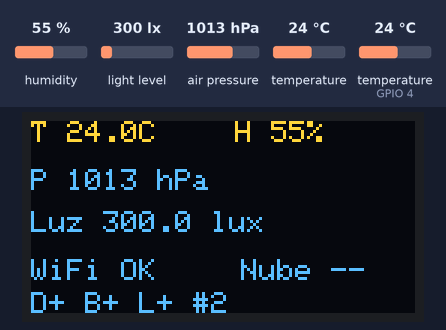
Recording of a sketch running on a simulated ESP32. On the bench: 128×64 one-colour display. Wiring (inferred from the names in the program): BMP280 pressure sensor at I2C address 0x76. The inputs (shaded band) are chosen by the test bench; at power-on: humidity 55 %, light level 300 lx, air pressure 1013 hPa, temperature (sensor on GPIO 4) 24 °C, temperature 24 °C. The OLED is the two-colour kind (top 16 rows yellow); WiFi joins after 1.5 s; servers stay silent unless stated; uploads are accepted with an empty reply; the local clock reads 2024-03-15 10:24:30 at power-on unless the sketch sets it; random numbers use the default seed unless the sketch sets one; what the sketch prints to the serial monitor is not drawn.

Above: at 6.8 s.
6.9 s: humidity set to 22 %
At 8.1 s:
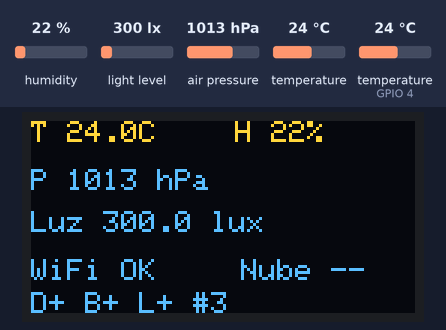
9.8 s: light level set to 40 lx
At 10.8 s:
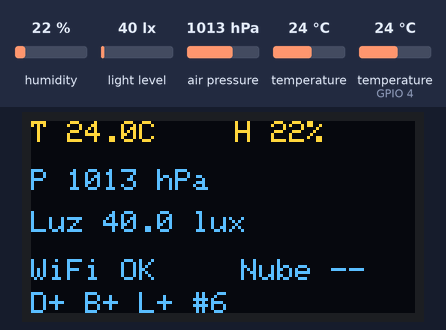
12.9 s: air pressure set to 952 hPa
At 14.3 s:
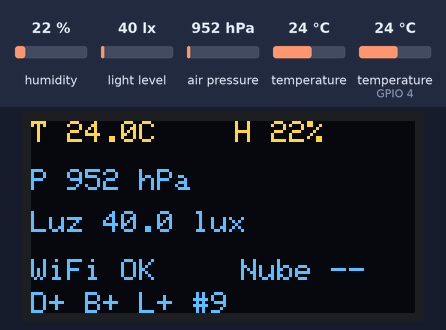
16.0 s: temperature (sensor on GPIO 4) set to 12 °C
At 18.4 s:
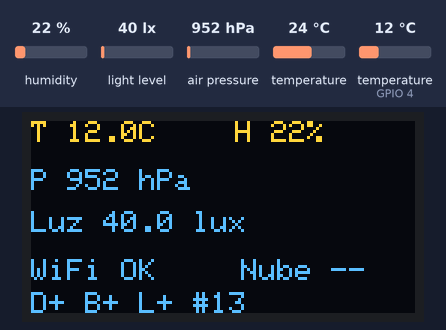
20.1 s: humidity set to 40 %
At 22.3 s:
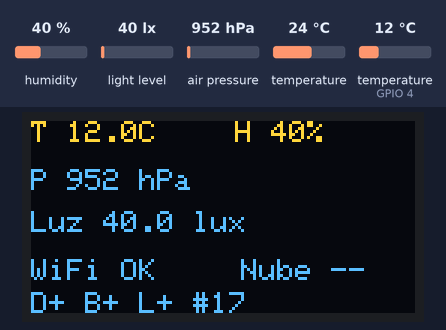
24.3 s: light level set to 500 lx
At 25.6 s:
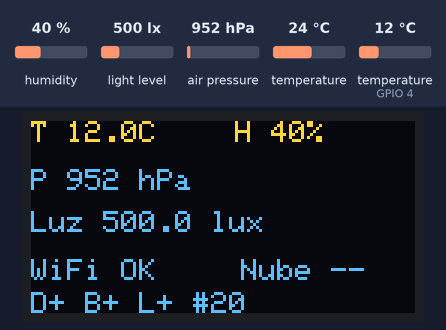
Timing chart, 0 to 27.3 s (numbered marks = the images above; inputs shaded):
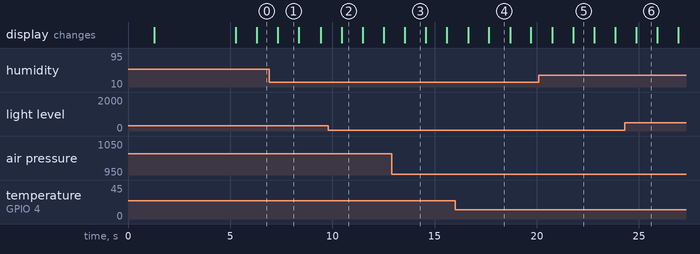

The sketch:

ESP32_Estacion_Meteorologica.ino
```cpp
/*
  Estacion meteorologica ESP32 con telemetria HTTPS.

  Hardware:
    - OLED SSD1306 128x64: SDA GPIO21, SCL GPIO22, direccion 0x3C/0x3D
    - BH1750: mismo bus I2C, direccion 0x23
    - BMP280: mismo bus I2C, direccion 0x76/0x77
    - DHT22: DATA GPIO4, resistencia pull-up de 10k a 3V3

  Antes de compilar:
    1. Editar secrets.h con Wi-Fi, URL y token.
    2. Instalar las librerias indicadas en README.md.
    3. Usar ESP32 Arduino Core 3.3.12 o posterior para validar HTTPS
       mediante el paquete de certificados integrado.
*/

#include <Arduino.h>
#include <Wire.h>
#include <WiFi.h>
#include <HTTPClient.h>
#include <NetworkClientSecure.h>
#include <ArduinoJson.h>
#include <Adafruit_GFX.h>
#include <Adafruit_SSD1306.h>
#include <Adafruit_BMP280.h>
#include <BH1750.h>
#include <DHT.h>
#include <esp_system.h>
#include <esp_sleep.h>
#include <time.h>

#include "secrets.h"

constexpr uint8_t PIN_SDA = 21;
constexpr uint8_t PIN_SCL = 22;
constexpr uint8_t PIN_DHT = 4;
constexpr uint8_t TIPO_DHT = DHT22;

constexpr int ANCHO_PANTALLA = 128;
constexpr int ALTO_PANTALLA = 64;
constexpr int PIN_RESET_OLED = -1;

constexpr uint32_t INTERVALO_LECTURA_MS = 1000;
constexpr uint32_t INTERVALO_ENVIO_MS = 2000;
constexpr uint32_t INTERVALO_REINTENTO_NUBE_MS = 2000;
constexpr uint32_t INTERVALO_REINTENTO_SENSOR_MS = 30000;
constexpr uint32_t INTERVALO_REINTENTO_WIFI_MS = 10000;
constexpr uint32_t TIMEOUT_WIFI_MS = 20000;
constexpr uint32_t TIMEOUT_HTTP_MS = 15000;

// Modo de energia:
//   0 = tiempo real: lee cada 1 s y envia cada 2 s (requiere alimentacion USB).
//   1 = bajo consumo: despierta, lee, envia una muestra y entra en Deep Sleep.
#define MODO_BAJO_CONSUMO 0
constexpr uint64_t MINUTOS_ENTRE_MUESTRAS = 5;
constexpr uint64_t MICROSEGUNDOS_POR_MINUTO = 60ULL * 1000000ULL;

constexpr uint8_t BH1750_MTREG_LUZ_INTENSA = 32;
constexpr uint8_t BH1750_MTREG_NORMAL = 69;
constexpr uint8_t BH1750_MTREG_POCA_LUZ = 138;
constexpr float BH1750_UMBRAL_POCA_LUZ_LUX = 10.0f;
constexpr float BH1750_SALIDA_POCA_LUZ_LUX = 15.0f;
constexpr float BH1750_UMBRAL_LUZ_INTENSA_LUX = 40000.0f;
constexpr float BH1750_SALIDA_LUZ_INTENSA_LUX = 35000.0f;

constexpr char VERSION_FIRMWARE[] = "1.2.0";

// La memoria RTC sobrevive al Deep Sleep; la RAM normal se borra en cada despertar.
RTC_DATA_ATTR uint32_t secuenciaRtc = 0;
RTC_DATA_ATTR char bootIdRtc[9] = {0};

Adafruit_SSD1306 pantalla(ANCHO_PANTALLA, ALTO_PANTALLA, &Wire, PIN_RESET_OLED);
Adafruit_BMP280 bmp;
BH1750 medidorLuz;
DHT dht(PIN_DHT, TIPO_DHT);

struct Lectura {
  float temperaturaC = NAN;
  float temperaturaBmpC = NAN;
  float humedadPct = NAN;
  float presionHpa = NAN;
  float luzLux = NAN;
  bool dht22Ok = false;
  bool bmp280Ok = false;
  bool bh1750Ok = false;
  bool oledOk = false;
  uint32_t secuencia = 0;
  uint32_t tomadaEnMs = 0;
};

Lectura lecturaActual;

bool oledInicializada = false;
bool bmpInicializado = false;
bool bh1750Inicializado = false;
uint8_t bh1750MtregActual = BH1750_MTREG_NORMAL;
volatile bool ultimoEnvioOk = false;
bool relojSincronizado = false;
uint8_t direccionOled = 0;
uint8_t direccionBmp = 0;
uint32_t ultimaLecturaMs = 0;
uint32_t ultimoIntentoNubeMs = 0;
uint32_t ultimoReintentoSensorMs = 0;
uint32_t ultimoIntentoWifiMs = 0;
char bootId[9] = {0};
QueueHandle_t colaNube = nullptr;

bool tiempoCumplido(uint32_t ahora, uint32_t anterior, uint32_t intervalo) {
  return anterior == 0 || static_cast<uint32_t>(ahora - anterior) >= intervalo;
}

bool respondeI2C(uint8_t direccion) {
  Wire.beginTransmission(direccion);
  return Wire.endTransmission() == 0;
}

bool leerRegistrosI2C(uint8_t direccion, uint8_t registro,
                      uint8_t *destino, size_t cantidad) {
  Wire.beginTransmission(direccion);
  Wire.write(registro);
  if (Wire.endTransmission(false) != 0) return false;

  const size_t recibidos = Wire.requestFrom(
    static_cast<int>(direccion), static_cast<int>(cantidad)
  );
  if (recibidos != cantidad) return false;

  for (size_t i = 0; i < cantidad; ++i) {
    destino[i] = Wire.read();
  }
  return true;
}

uint8_t buscarDireccion(const uint8_t *direcciones, size_t cantidad) {
  for (size_t i = 0; i < cantidad; ++i) {
    if (respondeI2C(direcciones[i])) {
      return direcciones[i];
    }
  }
  return 0;
}

void imprimirEstadoI2C() {
  Serial.println(F("Escaneando bus I2C..."));
  uint8_t encontrados = 0;
  for (uint8_t direccion = 1; direccion < 127; ++direccion) {
    if (respondeI2C(direccion)) {
      Serial.printf("  I2C encontrado: 0x%02X\n", direccion);
      ++encontrados;
    }
  }
  Serial.printf("Total I2C: %u\n", encontrados);
}

void inicializarOled() {
  const uint8_t candidatas[] = {0x3C, 0x3D};
  direccionOled = buscarDireccion(candidatas, sizeof(candidatas));
  oledInicializada = direccionOled != 0 &&
                     pantalla.begin(SSD1306_SWITCHCAPVCC, direccionOled);

  if (oledInicializada) {
    pantalla.clearDisplay();
    pantalla.setTextColor(SSD1306_WHITE);
    pantalla.setTextSize(1);
    pantalla.setCursor(0, 0);
    pantalla.println(F("Estacion iniciando"));
    pantalla.display();
    Serial.printf("OLED OK en 0x%02X\n", direccionOled);
  } else {
    Serial.println(F("OLED no disponible."));
  }
}

void inicializarBmp280() {
  const uint8_t candidatas[] = {0x76, 0x77};
  direccionBmp = buscarDireccion(candidatas, sizeof(candidatas));
  bmpInicializado = direccionBmp != 0 && bmp.begin(direccionBmp);

  if (bmpInicializado) {
    bmp.setSampling(
      Adafruit_BMP280::MODE_FORCED,
      Adafruit_BMP280::SAMPLING_X2,
      Adafruit_BMP280::SAMPLING_X16,
      Adafruit_BMP280::FILTER_X4,
      Adafruit_BMP280::STANDBY_MS_1
    );
    uint8_t diagnostico[6] = {0};
    const bool diagnosticoOk =
      leerRegistrosI2C(direccionBmp, 0xD0, diagnostico, 1) &&
      leerRegistrosI2C(direccionBmp, 0x88, diagnostico + 1, 2) &&
      leerRegistrosI2C(direccionBmp, 0x8E, diagnostico + 3, 2) &&
      leerRegistrosI2C(direccionBmp, 0xF3, diagnostico + 5, 1);
    const uint16_t digT1 = static_cast<uint16_t>(diagnostico[1]) |
                           (static_cast<uint16_t>(diagnostico[2]) << 8);
    const uint16_t digP1 = static_cast<uint16_t>(diagnostico[3]) |
                           (static_cast<uint16_t>(diagnostico[4]) << 8);
    Serial.printf(
      "BMP280 OK en 0x%02X | ID:0x%02X dig_T1:%u dig_P1:%u status:0x%02X diag:%s\n",
      direccionBmp,
      diagnostico[0],
      digT1,
      digP1,
      diagnostico[5],
      diagnosticoOk ? "OK" : "ERROR"
    );
  } else {
    Serial.println(F("BMP280 no disponible."));
  }
}

void inicializarBh1750() {
  bh1750Inicializado = respondeI2C(0x23) &&
    medidorLuz.begin(BH1750::CONTINUOUS_HIGH_RES_MODE_2, 0x23, &Wire);
  bh1750MtregActual = BH1750_MTREG_NORMAL;

  if (bh1750Inicializado) {
    Serial.println(F("BH1750 OK en 0x23 (alta resolucion adaptativa)"));
  } else {
    Serial.println(F("BH1750 no disponible."));
  }
}

constexpr uint8_t seleccionarMtregBh1750(float luzLux, uint8_t mtregActual) {
  if (luzLux >= BH1750_UMBRAL_LUZ_INTENSA_LUX) {
    return BH1750_MTREG_LUZ_INTENSA;
  }
  if (luzLux <= BH1750_UMBRAL_POCA_LUZ_LUX) {
    return BH1750_MTREG_POCA_LUZ;
  }
  if (mtregActual == BH1750_MTREG_POCA_LUZ &&
      luzLux >= BH1750_SALIDA_POCA_LUZ_LUX) {
    return BH1750_MTREG_NORMAL;
  }
  if (mtregActual == BH1750_MTREG_LUZ_INTENSA &&
      luzLux <= BH1750_SALIDA_LUZ_INTENSA_LUX) {
    return BH1750_MTREG_NORMAL;
  }
  return mtregActual;
}

constexpr bool lecturaBmp280EnRango(float temperaturaC, float presionHpa) {
  return temperaturaC >= -40.0f && temperaturaC <= 85.0f &&
         presionHpa >= 300.0f && presionHpa <= 1200.0f;
}

static_assert(lecturaBmp280EnRango(22.5f, 850.0f),
              "Una lectura ambiental normal del BMP280 debe ser valida");
static_assert(!lecturaBmp280EnRango(-139.49f, 1087.08f),
              "Una temperatura interna imposible debe invalidar el BMP280");

static_assert(seleccionarMtregBh1750(5.0f, BH1750_MTREG_NORMAL) ==
              BH1750_MTREG_POCA_LUZ,
              "El BH1750 debe aumentar sensibilidad con poca luz");
static_assert(seleccionarMtregBh1750(20.0f, BH1750_MTREG_POCA_LUZ) ==
              BH1750_MTREG_NORMAL,
              "El BH1750 debe volver al rango normal con histeresis");
static_assert(seleccionarMtregBh1750(50000.0f, BH1750_MTREG_NORMAL) ==
              BH1750_MTREG_LUZ_INTENSA,
              "El BH1750 debe ampliar rango con luz intensa");

void adaptarSensibilidadBh1750(float luzLux) {
  const uint8_t mtregObjetivo = seleccionarMtregBh1750(luzLux, bh1750MtregActual);
  if (mtregObjetivo == bh1750MtregActual) return;

  if (!medidorLuz.setMTreg(mtregObjetivo)) {
    Serial.println(F("BH1750: no se pudo ajustar la sensibilidad."));
    return;
  }

  bh1750MtregActual = mtregObjetivo;
  if (mtregObjetivo == BH1750_MTREG_POCA_LUZ) {
    Serial.println(F("BH1750: sensibilidad alta para poca luz (MTreg 138)."));
  } else if (mtregObjetivo == BH1750_MTREG_LUZ_INTENSA) {
    Serial.println(F("BH1750: rango ampliado para luz intensa (MTreg 32)."));
  } else {
    Serial.println(F("BH1750: sensibilidad normal (MTreg 69)."));
  }
}

void reintentarSensoresAusentes() {
  const uint32_t ahora = millis();
  if (!tiempoCumplido(ahora, ultimoReintentoSensorMs, INTERVALO_REINTENTO_SENSOR_MS)) {
    return;
  }

  ultimoReintentoSensorMs = ahora;
  if (!oledInicializada) inicializarOled();
  if (!bmpInicializado) inicializarBmp280();
  if (!bh1750Inicializado) inicializarBh1750();
}

void conectarWiFi(bool esperarConexion) {
  if (WiFi.status() == WL_CONNECTED) return;

  const uint32_t ahora = millis();
  if (!esperarConexion &&
      !tiempoCumplido(ahora, ultimoIntentoWifiMs, INTERVALO_REINTENTO_WIFI_MS)) {
    return;
  }
  ultimoIntentoWifiMs = ahora;

  Serial.printf("Conectando a Wi-Fi %s", WIFI_SSID);
  WiFi.mode(WIFI_STA);
  WiFi.persistent(false);
  WiFi.setAutoReconnect(true);
  WiFi.begin(WIFI_SSID, WIFI_PASSWORD);

  if (!esperarConexion) {
    Serial.println(F(" (en segundo plano)"));
    return;
  }

  const uint32_t inicio = millis();
  while (WiFi.status() != WL_CONNECTED &&
         static_cast<uint32_t>(millis() - inicio) < TIMEOUT_WIFI_MS) {
    delay(350);
    Serial.print('.');
  }

  if (WiFi.status() == WL_CONNECTED) {
    Serial.printf("\nWi-Fi OK. IP: %s, RSSI: %d dBm\n",
                  WiFi.localIP().toString().c_str(), WiFi.RSSI());
  } else {
    Serial.println(F("\nWi-Fi no disponible; se reintentara sin detener sensores."));
  }
}

void sincronizarReloj() {
  if (relojSincronizado || WiFi.status() != WL_CONNECTED) return;

  configTime(0, 0, "time.cloudflare.com", "pool.ntp.org");
  Serial.print(F("Sincronizando reloj para HTTPS"));
  const uint32_t inicio = millis();
  time_t ahora = time(nullptr);

  while (ahora < 1700000000 && static_cast<uint32_t>(millis() - inicio) < 15000) {
    delay(300);
    Serial.print('.');
    ahora = time(nullptr);
  }

  relojSincronizado = ahora >= 1700000000;
  Serial.println(relojSincronizado ? F(" OK") : F(" fallo; se reintentara"));
}

Lectura leerSensores() {
  Lectura resultado;
  resultado.secuencia = lecturaActual.secuencia + 1;
  resultado.tomadaEnMs = millis();

  const float humedad = dht.readHumidity();
  const float temperaturaDht = dht.readTemperature();
  resultado.dht22Ok = isfinite(humedad) && isfinite(temperaturaDht) &&
                      humedad >= 0.0f && humedad <= 100.0f &&
                      temperaturaDht >= -40.0f && temperaturaDht <= 80.0f;
  if (resultado.dht22Ok) {
    resultado.humedadPct = humedad;
    resultado.temperaturaC = temperaturaDht;
  }

  resultado.bmp280Ok = bmpInicializado && respondeI2C(direccionBmp);
  if (resultado.bmp280Ok) {
    const bool medicionLista = bmp.takeForcedMeasurement();
    const float temperaturaBmp = medicionLista ? bmp.readTemperature() : NAN;
    const float presionPa = medicionLista ? bmp.readPressure() : NAN;
    const float presion = presionPa / 100.0f;
    resultado.bmp280Ok = isfinite(temperaturaBmp) && isfinite(presion) &&
                         lecturaBmp280EnRango(temperaturaBmp, presion);
    if (resultado.bmp280Ok) {
      resultado.temperaturaBmpC = temperaturaBmp;
      resultado.presionHpa = presion;
      if (!resultado.dht22Ok) resultado.temperaturaC = temperaturaBmp;
    } else {
      Serial.printf(
        "BMP280 lectura invalida | ID:0x%02X T:%.2f C P:%.2f Pa (%.2f hPa)\n",
        bmp.sensorID(), temperaturaBmp, presionPa, presion
      );
    }
  }
  if (!resultado.bmp280Ok) bmpInicializado = false;

  resultado.bh1750Ok = bh1750Inicializado && respondeI2C(0x23);
  if (resultado.bh1750Ok) {
    const float luz = medidorLuz.readLightLevel();
    resultado.bh1750Ok = isfinite(luz) && luz >= 0.0f;
    if (resultado.bh1750Ok) {
      resultado.luzLux = luz;
      adaptarSensibilidadBh1750(luz);
    }
  }
  if (!resultado.bh1750Ok) bh1750Inicializado = false;

  resultado.oledOk = oledInicializada && respondeI2C(direccionOled);
  if (!resultado.oledOk) oledInicializada = false;
  return resultado;
}

void imprimirLectura(const Lectura &lectura) {
  Serial.printf(
    "Lectura #%lu | T: %.1f C | H: %.1f %% | P: %.1f hPa | Luz: %.2f lux | MTreg: %u\n",
    static_cast<unsigned long>(lectura.secuencia),
    lectura.temperaturaC,
    lectura.humedadPct,
    lectura.presionHpa,
    lectura.luzLux,
    bh1750MtregActual
  );
  Serial.printf("Sensores | DHT22:%s BMP280:%s BH1750:%s OLED:%s\n",
                lectura.dht22Ok ? "OK" : "ERROR",
                lectura.bmp280Ok ? "OK" : "ERROR",
                lectura.bh1750Ok ? "OK" : "ERROR",
                lectura.oledOk ? "OK" : "ERROR");
}

void mostrarValorOError(float valor, uint8_t decimales, const __FlashStringHelper *unidad) {
  if (isfinite(valor)) {
    pantalla.print(valor, decimales);
    pantalla.print(unidad);
  } else {
    pantalla.print(F("ERR"));
  }
}

void actualizarPantalla(const Lectura &lectura) {
  if (!oledInicializada || !lectura.oledOk) return;

  pantalla.clearDisplay();
  pantalla.setTextColor(SSD1306_WHITE);
  pantalla.setTextSize(1);

  pantalla.setCursor(0, 0);
  pantalla.print(F("T "));
  mostrarValorOError(lectura.temperaturaC, 1, F("C"));
  pantalla.setCursor(68, 0);
  pantalla.print(F("H "));
  mostrarValorOError(lectura.humedadPct, 0, F("%"));

  pantalla.setCursor(0, 16);
  pantalla.print(F("P "));
  mostrarValorOError(lectura.presionHpa, 0, F(" hPa"));

  pantalla.setCursor(0, 30);
  pantalla.print(F("Luz "));
  mostrarValorOError(lectura.luzLux, 1, F(" lux"));

  pantalla.setCursor(0, 46);
  pantalla.print(WiFi.status() == WL_CONNECTED ? F("WiFi OK") : F("WiFi --"));
  pantalla.setCursor(70, 46);
  pantalla.print(ultimoEnvioOk ? F("Nube OK") : F("Nube --"));

  pantalla.setCursor(0, 57);
  pantalla.print(F("D")); pantalla.print(lectura.dht22Ok ? F("+") : F("-"));
  pantalla.print(F(" B")); pantalla.print(lectura.bmp280Ok ? F("+") : F("-"));
  pantalla.print(F(" L")); pantalla.print(lectura.bh1750Ok ? F("+") : F("-"));
  pantalla.print(F(" #")); pantalla.print(lectura.secuencia);
  pantalla.display();
}

void agregarNumeroOJsonNull(JsonDocument &doc, const char *clave, float valor) {
  if (isfinite(valor)) {
    doc[clave] = valor;
  } else {
    doc[clave] = nullptr;
  }
}

String construirJson(const Lectura &lectura) {
  JsonDocument doc;
  doc["schemaVersion"] = 1;
  doc["deviceId"] = DEVICE_ID;
  doc["bootId"] = bootId;
  doc["firmwareVersion"] = VERSION_FIRMWARE;
  doc["sequence"] = lectura.secuencia;
  doc["uptimeSeconds"] = millis() / 1000;
  doc["wifiRssi"] = WiFi.status() == WL_CONNECTED ? WiFi.RSSI() : -127;

  agregarNumeroOJsonNull(doc, "temperatureC", lectura.temperaturaC);
  agregarNumeroOJsonNull(doc, "temperatureBmpC", lectura.temperaturaBmpC);
  agregarNumeroOJsonNull(doc, "humidityPct", lectura.humedadPct);
  agregarNumeroOJsonNull(doc, "pressureHpa", lectura.presionHpa);
  agregarNumeroOJsonNull(doc, "lightLux", lectura.luzLux);

  JsonObject sensores = doc["sensors"].to<JsonObject>();
  sensores["dht22"] = lectura.dht22Ok;
  sensores["bmp280"] = lectura.bmp280Ok;
  sensores["bh1750"] = lectura.bh1750Ok;
  sensores["oled"] = lectura.oledOk;

  String json;
  json.reserve(512);
  serializeJson(doc, json);
  return json;
}

bool enviarALaNube(const Lectura &lectura) {
  if (WiFi.status() != WL_CONNECTED) {
    Serial.println(F("Envio omitido: no hay Wi-Fi."));
    return false;
  }

  sincronizarReloj();
  if (!relojSincronizado) {
    Serial.println(F("Envio omitido: el reloj no esta sincronizado para HTTPS."));
    return false;
  }

  NetworkClientSecure clienteSeguro;
  clienteSeguro.useBuiltinCACertBundle();
  clienteSeguro.setHandshakeTimeout(15);

  HTTPClient http;
  http.setConnectTimeout(TIMEOUT_HTTP_MS);
  http.setTimeout(TIMEOUT_HTTP_MS);

  if (!http.begin(clienteSeguro, TELEMETRY_URL)) {
    Serial.println(F("No se pudo iniciar la conexion HTTPS."));
    return false;
  }

  http.addHeader("Content-Type", "application/json");
  http.addHeader("Authorization", String("Bearer ") + DEVICE_TOKEN);
  http.addHeader("User-Agent", String("ESP32-Weather/") + VERSION_FIRMWARE);

  const String cuerpo = construirJson(lectura);
  const int codigo = http.POST(cuerpo);
  const String respuesta = codigo > 0 ? http.getString() : String();
  http.end();

  if (codigo >= 200 && codigo < 300) {
    JsonDocument confirmacion;
    const DeserializationError errorJson = deserializeJson(confirmacion, respuesta);
    const bool confirmacionValida = !errorJson &&
                                    confirmacion["ok"].is<bool>() &&
                                    confirmacion["ok"].as<bool>();
    if (confirmacionValida) {
      Serial.printf("Nube OK HTTP %d\n", codigo);
      return true;
    }

    const String resumen = respuesta.substring(0, 240);
    Serial.printf("Respuesta de nube invalida HTTP %d: %s\n",
                  codigo, resumen.c_str());
    return false;
  }

  const String resumen = respuesta.substring(0, 240);
  Serial.printf("Error de nube HTTP %d: %s\n", codigo, resumen.c_str());
  return false;
}

void tareaEnvioNube(void *parametro) {
  (void)parametro;
  Lectura lecturaPendiente;

  for (;;) {
    if (xQueueReceive(colaNube, &lecturaPendiente, portMAX_DELAY) == pdTRUE) {
      ultimoEnvioOk = enviarALaNube(lecturaPendiente);
    }
  }
}

void inicializarTareaNube() {
  colaNube = xQueueCreate(1, sizeof(Lectura));
  if (colaNube == nullptr) {
    Serial.println(F("No se pudo crear la cola de nube; se usara envio directo."));
    return;
  }

  const BaseType_t creada = xTaskCreatePinnedToCore(
    tareaEnvioNube,
    "envio-nube",
    16384,
    nullptr,
    1,
    nullptr,
    0
  );

  if (creada != pdPASS) {
    vQueueDelete(colaNube);
    colaNube = nullptr;
    Serial.println(F("No se pudo iniciar la tarea de nube; se usara envio directo."));
    return;
  }

  Serial.println(F("Envio a nube iniciado en segundo plano."));
}

#if MODO_BAJO_CONSUMO
void ejecutarCicloBajoConsumo() {
  // Una sola lectura y un solo envio por despertar.
  lecturaActual.secuencia = secuenciaRtc;
  lecturaActual = leerSensores();
  secuenciaRtc = lecturaActual.secuencia;
  imprimirLectura(lecturaActual);

  ultimoEnvioOk = enviarALaNube(lecturaActual);
  actualizarPantalla(lecturaActual);
  delay(1500);  // deja ver la pantalla antes de apagarla

  // Apaga todo lo que consume antes de dormir.
  if (oledInicializada) pantalla.ssd1306_command(SSD1306_DISPLAYOFF);
  WiFi.disconnect(true);
  WiFi.mode(WIFI_OFF);

  Serial.printf("Deep Sleep por %llu min.\n", MINUTOS_ENTRE_MUESTRAS);
  Serial.flush();
  esp_sleep_enable_timer_wakeup(MINUTOS_ENTRE_MUESTRAS * MICROSEGUNDOS_POR_MINUTO);
  esp_deep_sleep_start();
}
#endif

void setup() {
  Serial.begin(115200);
  delay(1200);
  Serial.println(F("\n=== Estacion meteorologica ESP32 ==="));

  // Tras un Deep Sleep se conserva el mismo bootId para que la nube vea una
  // sola sesion con secuencia creciente; en un arranque en frio se genera otro.
  const bool despertoDeSueno =
    esp_sleep_get_wakeup_cause() == ESP_SLEEP_WAKEUP_TIMER && bootIdRtc[0] != '\0';
  if (despertoDeSueno) {
    memcpy(bootId, bootIdRtc, sizeof(bootId));
  } else {
    snprintf(bootId, sizeof(bootId), "%08lX", static_cast<unsigned long>(esp_random()));
    memcpy(bootIdRtc, bootId, sizeof(bootId));
    secuenciaRtc = 0;
  }
  Serial.printf("Boot ID: %s | firmware %s\n", bootId, VERSION_FIRMWARE);

  Wire.begin(PIN_SDA, PIN_SCL);
  Wire.setClock(100000);
  imprimirEstadoI2C();

  inicializarOled();
  inicializarBmp280();
  inicializarBh1750();
  dht.begin();

  conectarWiFi(true);
  sincronizarReloj();

  delay(2200);

#if MODO_BAJO_CONSUMO
  ejecutarCicloBajoConsumo();  // no regresa: termina en Deep Sleep
#endif

  lecturaActual = leerSensores();
  ultimaLecturaMs = millis();
  imprimirLectura(lecturaActual);
  actualizarPantalla(lecturaActual);
  inicializarTareaNube();
}

void loop() {
  const uint32_t ahora = millis();

  if (WiFi.status() != WL_CONNECTED) {
    conectarWiFi(false);
  }

  reintentarSensoresAusentes();

  if (tiempoCumplido(ahora, ultimaLecturaMs, INTERVALO_LECTURA_MS)) {
    ultimaLecturaMs = ahora;
    lecturaActual = leerSensores();
    imprimirLectura(lecturaActual);
    actualizarPantalla(lecturaActual);
  }

  const uint32_t intervaloNube = ultimoEnvioOk
    ? INTERVALO_ENVIO_MS
    : INTERVALO_REINTENTO_NUBE_MS;

  if (tiempoCumplido(ahora, ultimoIntentoNubeMs, intervaloNube)) {
    ultimoIntentoNubeMs = ahora;
    if (colaNube != nullptr) {
      xQueueOverwrite(colaNube, &lecturaActual);
    } else {
      ultimoEnvioOk = enviarALaNube(lecturaActual);
    }
    actualizarPantalla(lecturaActual);
  }

  delay(50);
}
```

Source omitted: secrets.example.h (269 bytes)

Measured:
- what the display in image 1 shows lasts 1.1 s, from 7.3 s to 8.4 s
